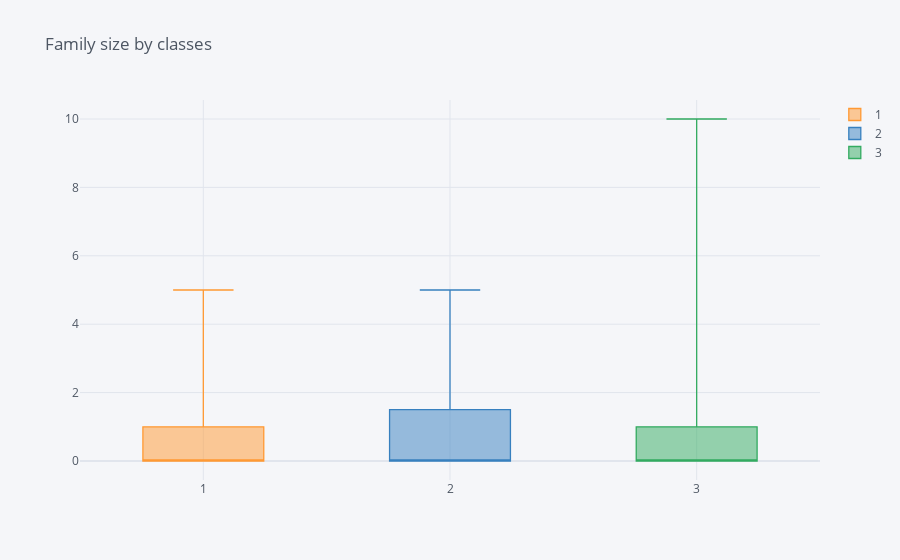

The code cell stored with this chart in its notebook:
### Markdown cell above
#### 4.1.1 Taille des familles selon la classe

On trace des boites à moustache, qui nous permettent de constater que les familles sont significativement plus grandes dans la 3ème classe.

### Code cell
first = train_df['relatives'].where(train_df["Pclass"] == 1 )
second = train_df['relatives'].where(train_df["Pclass"] == 2 )
third = train_df['relatives'].where(train_df["Pclass"] == 3 )

df = pd.DataFrame({'1': first,
                   '2': second,
                   '3': third})

fig = df.iplot(asFigure=True, title='Family size by classes', kind="box")
fig.show()

### Figure 1 — Plotly figure (JSON) as saved in the notebook; plotly's stock layout.template omitted (floating-point values rounded to 4 significant figures; data arrays with more than 128 entries replaced by an {"elided": "..."} marker saying what was removed)
{"data": [{"boxpoints": false, "line": {"width": 1.3}, "marker": {"color": "rgba(255, 153, 51, 1.0)"}, "name": "1", "orientation": "v", "type": "box", "y": {"elided": "891 int values"}}, {"boxpoints": false, "line": {"width": 1.3}, "marker": {"color": "rgba(55, 128, 191, 1.0)"}, "name": "2", "orientation": "v", "type": "box", "y": {"elided": "891 int values"}}, {"boxpoints": false, "line": {"width": 1.3}, "marker": {"color": "rgba(50, 171, 96, 1.0)"}, "name": "3", "orientation": "v", "type": "box", "y": {"elided": "891 int values"}}], "layout": {"legend": {"bgcolor": "#F5F6F9", "font": {"color": "#4D5663"}}, "paper_bgcolor": "#F5F6F9", "plot_bgcolor": "#F5F6F9", "title": {"font": {"color": "#4D5663"}, "text": "Family size by classes"}, "xaxis": {"gridcolor": "#E1E5ED", "showgrid": true, "tickfont": {"color": "#4D5663"}, "title": {"font": {"color": "#4D5663"}, "text": ""}, "zerolinecolor": "#E1E5ED"}, "yaxis": {"gridcolor": "#E1E5ED", "showgrid": true, "tickfont": {"color": "#4D5663"}, "title": {"font": {"color": "#4D5663"}, "text": ""}, "zerolinecolor": "#E1E5ED"}}}
